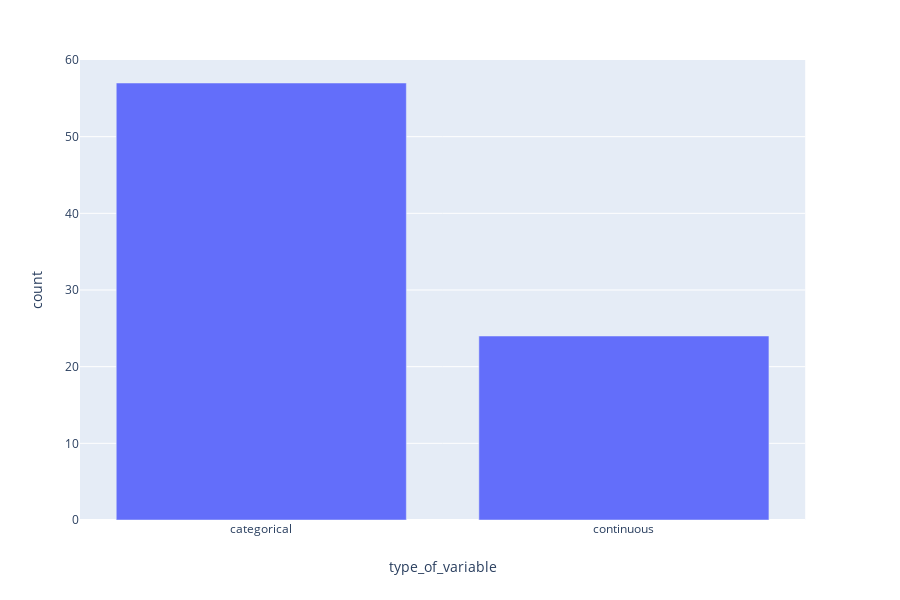

This figure's notebook cell:
### Code cell
cat_col = pd.DataFrame([len(categorical_column),len(continuous_column)],columns=['count'])
cat_col['type_of_variable'] = ['categorical','continuous']
fig = px.bar(cat_col,x='type_of_variable', y='count')
fig.show()

### Figure 1 — Plotly figure (JSON) as saved in the notebook; plotly's stock layout.template omitted (floating-point values rounded to 4 significant figures)
{"data": [{"alignmentgroup": "True", "hoverlabel": {"namelength": 0}, "hovertemplate": "type_of_variable=%{x}<br>count=%{y}", "legendgroup": "", "marker": {"color": "#636efa"}, "name": "", "offsetgroup": "", "orientation": "v", "showlegend": false, "textposition": "auto", "type": "bar", "x": ["categorical", "continuous"], "xaxis": "x", "y": [57, 24], "yaxis": "y"}], "layout": {"barmode": "relative", "height": 600, "legend": {"tracegroupgap": 0}, "margin": {"t": 60}, "xaxis": {"anchor": "y", "domain": [0, 0.98], "title": {"text": "type_of_variable"}}, "yaxis": {"anchor": "x", "domain": [0, 1], "title": {"text": "count"}}}}
